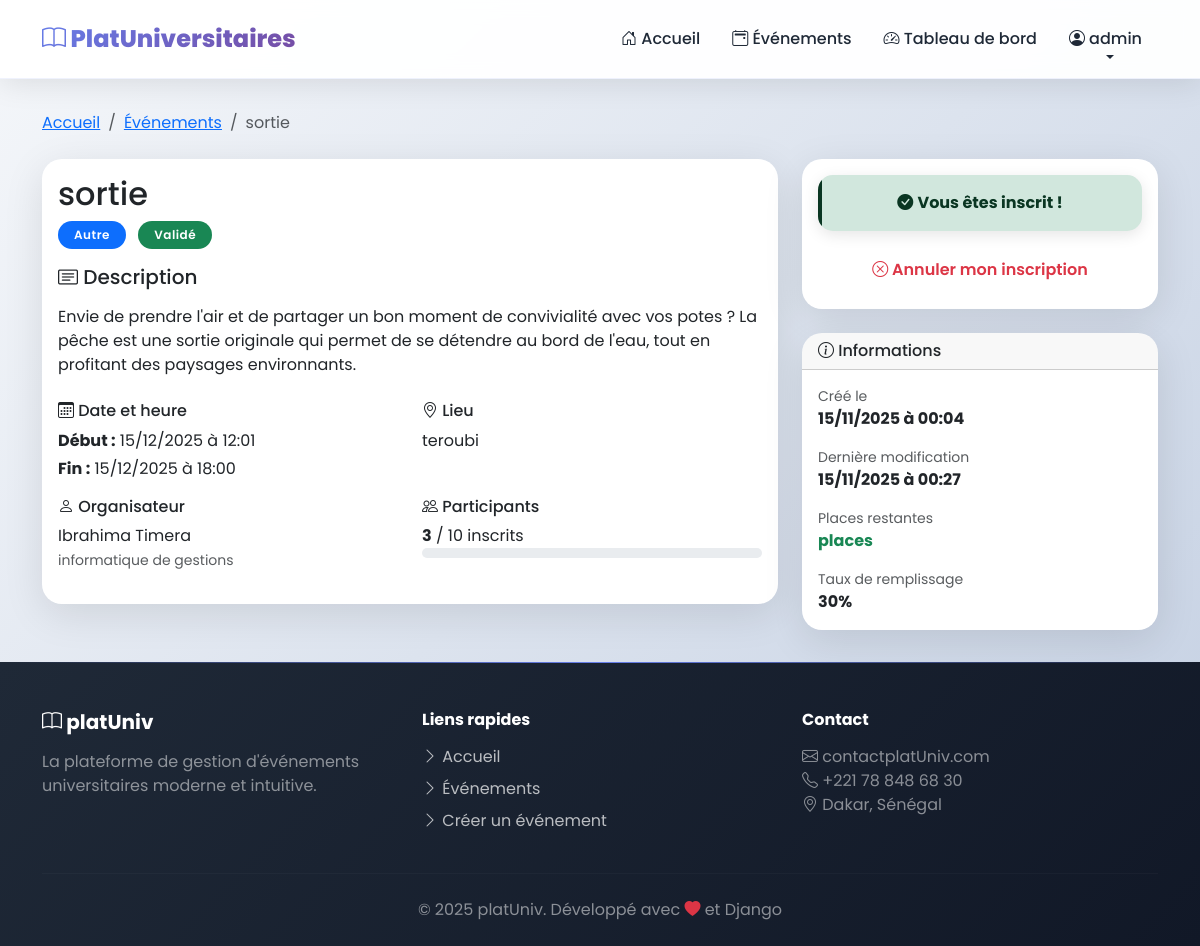
/evenements/2/ (signed in), run on an earlier commit of the app's database.
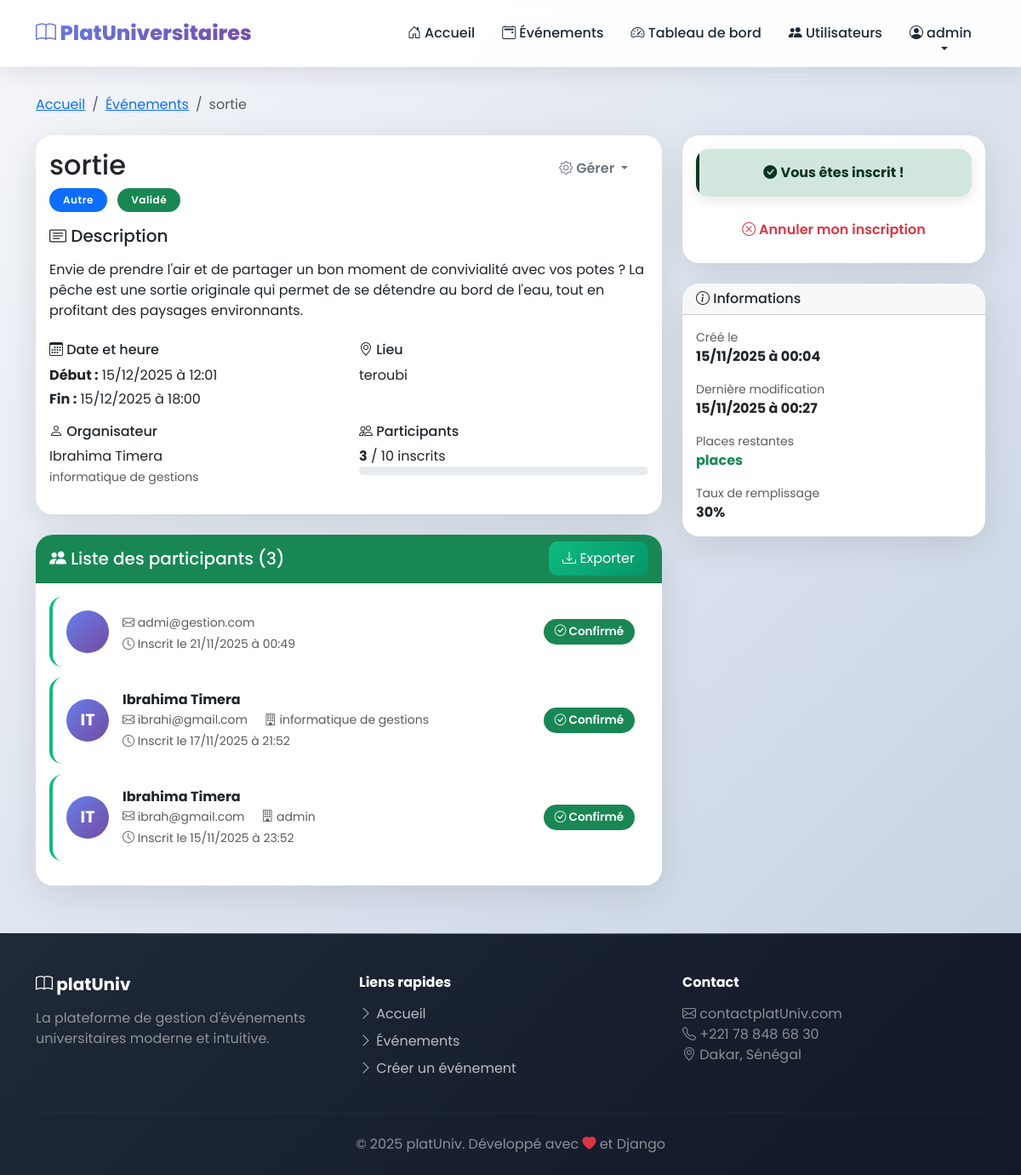
And on a later commit of the database.
### evenements/models.py (models this page shows, shortened)
class Inscription(models.Model):
    STATUT_CHOICES = [
        ('en_attente', 'En attente'),
        ('confirmee', 'Confirmée'),
        ('annulee', 'Annulée'),
    ]
    evenement = models.ForeignKey(Evenement, on_delete=models.CASCADE, related_name='inscriptions')
    participant = models.ForeignKey(Utilisateur, on_delete=models.CASCADE, related_name='inscriptions')
    statut = models.CharField(max_length=20, choices=STATUT_CHOICES, default='confirmee')
    date_inscription = models.DateTimeField(auto_now_add=True)
    commentaire = models.TextField(blank=True)
    class Meta:
        verbose_name = 'Inscription'
        verbose_name_plural = 'Inscriptions'
        unique_together = ['evenement', 'participant']
        ordering = ['-date_inscription']

class Utilisateur(AbstractUser):
    ROLE_CHOICES = [
        ('etudiant', 'Étudiant'),
        ('admin', 'Administrateur'),
    ]
    role = models.CharField(max_length=20, choices=ROLE_CHOICES, default='etudiant')
    departement = models.CharField(max_length=100, blank=True)
    telephone = models.CharField(max_length=20, blank=True)
    class Meta:
        verbose_name = 'Utilisateur'
        verbose_name_plural = 'Utilisateurs'
    def est_admin(self):
        return self.role == 'admin'

### evenements/views.py (the view)
# urls.py: path('evenements/<int:pk>/', views.detail_evenement, name='detail_evenement'),
@login_required
def detail_evenement(request, pk):
    evenement = get_object_or_404(Evenement, pk=pk)
    est_inscrit = Inscription.objects.filter(
        evenement=evenement,
        participant=request.user,
        statut='confirmee'
    ).exists()
    inscrits = None
    if evenement.peut_modifier(request.user):
        inscrits = evenement.inscriptions.filter(statut='confirmee').select_related('participant')
    context = {
        'evenement': evenement,
        'est_inscrit': est_inscrit,
        'inscrits': inscrits,
    }
    return render(request, 'evenements/detail_evenement.html', context)

### evenements/models.py (called while the page is built)
    def est_complet(self):
        return self.inscriptions.filter(statut='confirmee').count() >= self.capacite_max

    def nombre_inscrits(self):
        return self.inscriptions.filter(statut='confirmee').count()

    def est_passe(self):
        return self.date_fin < timezone.now()

    def peut_modifier(self, utilisateur):
        return self.organisateur == utilisateur or utilisateur.est_admin()

### evenements/templates/evenements/detail_evenement.html (shortened to what the changed rows need)
{% extends 'evenements/base.html' %}
{% block content %}
<div class="container">
    <div class="row">
        <div class="col-lg-8 mb-4">
            <div class="card">
                <div class="card-body">
                    <div class="d-flex justify-content-between align-items-start mb-3">
                        <div>
                            <h1 class="h2 mb-2">{{ evenement.titre }}</h1>
                        </div>
                        {% if evenement.organisateur == user or user.est_admin %}
                            <div class="dropdown">
                                <button class="btn btn-outline-secondary dropdown-toggle" type="button" data-bs-toggle="dropdown">
                                    <i class="bi bi-gear"></i> Gérer
                                </button>
                            </div>
                        {% endif %}
                    </div>
                                {% widthratio evenement.nombre_inscrits evenement.capacite_max 100 as percentage %}
                </div>
            </div>
            {% if inscrits %}
                <div class="card mt-4">
                    <div class="card-header bg-success text-white">
                        <div class="d-flex justify-content-between align-items-center">
                            <h5 class="mb-0">
                                <i class="bi bi-people-fill"></i> Liste des participants ({{ inscrits.count }})
                            </h5>
                           <button type="button" class="export-btn" onclick="exporterParticipants()">
                               <i class="bi bi-download"></i> Exporter
                           </button>
                        </div>
                    </div>
                    <div class="card-body">
                        {% if inscrits %}
                            {% for inscription in inscrits %}
                                <div class="participant-card">
                                    <div class="d-flex align-items-center gap-3">
                                        <div class="participant-avatar">
                                            {{ inscription.participant.first_name|first|upper }}{{ inscription.participant.last_name|first|upper }}
                                        </div>
                                        <div class="flex-grow-1">
                                            <h6 class="mb-1 fw-bold">
                                                {{ inscription.participant.get_full_name }}
                                            </h6>
                                            <div class="small text-muted">
                                                <i class="bi bi-envelope"></i> {{ inscription.participant.email }}
                                                {% if inscription.participant.departement %}
                                                    <span class="ms-3">
                                                        <i class="bi bi-building"></i> {{ inscription.participant.departement }}
                                                    </span>
                                                {% endif %}
                                            </div>
                                            <div class="small text-muted mt-1">
                                                <i class="bi bi-clock"></i> Inscrit le {{ inscription.date_inscription|date:"d/m/Y à H:i" }}
                                            </div>
                                        </div>
                                        <span class="inscription-status bg-success text-white">
                                            <i class="bi bi-check-circle"></i> Confirmé
                                        </span>
                                    </div>
                                </div>
                            {% endfor %}
                        {% else %}
                            <div class="text-center py-4">
                                <i class="bi bi-people display-1 text-muted"></i>
                                <p class="text-muted mt-3">Aucun participant inscrit pour le moment</p>
                            </div>
                        {% endif %}
                    </div>
                </div>
            {% endif %}
        </div>
                            {% widthratio evenement.nombre_inscrits evenement.capacite_max 100 as percentage %}
    </div>
</div>
{% endblock %}

### evenements/templates/evenements/base.html (shortened to what the changed rows need)
<!DOCTYPE html>
<html lang="fr">
<head>
    <link href="https://cdn.jsdelivr.net/npm/bootstrap@5.3.0/dist/css/bootstrap.min.css" rel="stylesheet">
    <link rel="stylesheet" href="https://cdn.jsdelivr.net/npm/bootstrap-icons@1.10.0/font/bootstrap-icons.css">
</head>
<body>
    <nav class="navbar navbar-expand-lg sticky-top" id="mainNav">
        <div class="container">
            <div class="collapse navbar-collapse" id="navbarNav">
                <ul class="navbar-nav ms-auto align-items-center">
                    {% if user.is_authenticated %}
                        {% if user.est_admin %}
                            <li class="nav-item">
                                <a class="nav-link" href="{% url 'gestion_utilisateurs' %}">
                                    <i class="bi bi-people-fill"></i> Utilisateurs
                                </a>
                            </li>
                        {% endif %}
                    {% endif %}
                </ul>
            </div>
        </div>
    </nav>
    <main class="fade-in">
        {% block content %}{% endblock %}
    </main>
</body>
</html>

What changed in the data, as far as the page shows it:
changed Utilisateur "admin": role "etudiant" → "admin" (drawn)
now on this page (row unchanged): Inscription: participant.email "admi@gestion.com", date_inscription "21/11/2025 à 00:49"
now on this page (row unchanged): Inscription: participant.first_name|first "I", participant.last_name|first "T", participant.get_full_name "Ibrahima Timera", participant.email "ibrahi@gmail.com", participant.departement "informatique de gestions", date_inscription "17/11/2025 à 21:52"
now on this page (row unchanged): Inscription: participant.first_name|first "I", participant.last_name|first "T", participant.get_full_name "Ibrahima Timera", participant.email "ibrah@gmail.com", participant.departement "admin", date_inscription "15/11/2025 à 23:52"
Also different on the page:
{{ inscrits.count }}: (not shown) → "3"
text now shown: "Utilisateurs Gérer Liste des participants ( ) Exporter"
